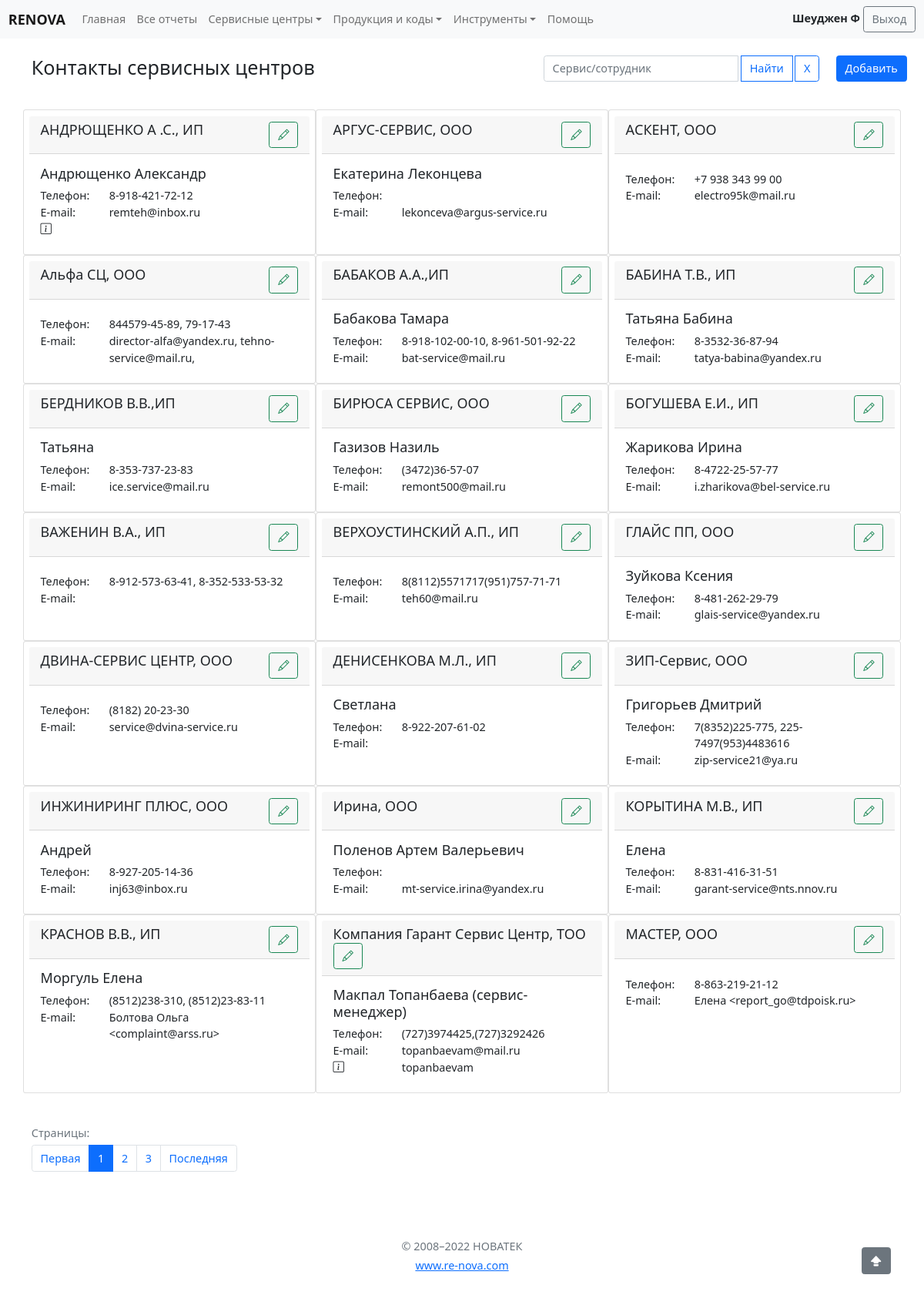
Page /centres/contacts-list/ (signed in) on the committed database.
### servicecentres/models.py (models this page shows, shortened)
class ServiceContacts(ChangeloggableMixin, models.Model):
    name = models.CharField(max_length=150, db_index=True, verbose_name='Фамилия, имя, отчетство')
    service_center = models.ForeignKey(ServiceCenters, on_delete=models.CASCADE, verbose_name='Сервисный центр')
    funct = models.CharField(max_length=150, blank=True, verbose_name='Должность')
    tel_num = models.CharField(max_length=50, blank=True, verbose_name='Телефон')
    email = models.EmailField(blank=True, verbose_name='E-mail')
    note = models.CharField(max_length=350, blank=True, verbose_name='Примечание')
    class Meta():
        verbose_name = 'Контакт'
        verbose_name_plural = 'Контакты'
        ordering = ['service_center__title', 'name']
    def get_absolute_url(self):
        return reverse('contact_update_page', kwargs={"pk": self.pk})

class ServiceCenters(ChangeloggableMixin, models.Model):
    code = models.CharField(max_length=50, db_index=True, verbose_name='Код', help_text='Код по 1С. Обязательное поле.')
    title = models.CharField(max_length=50, db_index=True, verbose_name='Наименование', help_text='Юридическое наименование. Обязательное поле.')
    city = models.CharField(max_length=50, verbose_name='Город', help_text='Город. Обязательное поле.')
    region = models.ForeignKey(ServiceRegions,  null=True,on_delete=models.PROTECT, verbose_name='Регион', help_text='Регион СЦ. Обязательное поле.')
    addr = models.CharField(max_length=350, blank=True, verbose_name='Адрес')
    post_addr = models.CharField(max_length=350, blank=True, verbose_name='Почтовый адрес')
    conditions = models.TextField(blank=True, verbose_name='Особыче условия')
    free_parts = models.BooleanField(default=False, verbose_name='Бесплатные запчасти')
    grade = models.FloatField(default=5, verbose_name='Рэйтинг', editable=False)
    note = models.TextField(blank=True, verbose_name='Примечание')
    is_active = models.BooleanField(default=True, verbose_name='Ативен')
    user = models.ForeignKey(User, related_name='user_centers', blank=True, null=True, on_delete=models.SET_NULL, verbose_name='Пользователь', limit_choices_to={'is_staff': False})
    staff_user = models.ForeignKey(User, related_name='staff_centers', blank=True, null=True, on_delete=models.SET_NULL, verbose_name='Менеджер', limit_choices_to={'is_staff': True})
    price_type = models.CharField(choices=BASE_PRICE_TYPE, max_length=100, verbose_name='Тип прайса',
                                  default=PRICE_LITE)
    class Meta():
        verbose_name = 'Сервисный центр'
        verbose_name_plural = 'Сервисные центры'
        ordering = ['title']
    def __str__(self):
        return self.title

### servicecentres/views.py (the view)
# urls.py: path('contacts-list/', ServiceCentersContactsList.as_view(), name='centres_contacts_page'),
class ServiceCentersContactsList(LoginRequiredMixin, StaffUserMixin, ListView):
    model = ServiceContacts
    template_name = 'servicecentres/centres_contacts_list.html'
    context_object_name = 'contacts'
    extra_context = {'title': 'Контакты сервисных центров'}
    paginate_by = 21
    def get_queryset(self):
        centres = ServiceContacts.objects.all()
        if self.request.GET.get("filter", '') != '':
            centres = centres.filter(Q(service_center__title__iregex=self.request.GET.get("filter")) | Q(name__iregex=self.request.GET.get("filter")))
        return centres

### main/models.py (called while the page is built)
def get_name(self):
    result = None
    if self:
        if self.last_name or self.first_name:
            if self.last_name:
                if self.first_name:
                    result = self.last_name+' '+self.first_name[0]
                else:
                    result = self.last_name
            else:
                result = self.first_name
        else:
            result = self.username
        return result
    return result

### main/my_validators.py (called while the page is built)
    def test_func(self):
        return self.request.user.is_active and self.request.user.is_staff

### main/templatetags/my_tags.py (called while the page is built)
@register.filter
def delspace(value):
    if value:
        res = value.split()
        if len(res) == 0:
            return 0
        else:
            return res
    return None

@register.simple_tag
def get_filters(request):
    res = ''
    for itm in request.GET:
        if itm != 'page':
            res = res + '&' + itm + '=' + request.GET.get(itm)
    return res

@register.filter(name='has_group')
def has_group(user, group_name):
    return user.groups.filter(name=group_name).exists()

@register.inclusion_tag('main/tag_show_base_price_links.html')
def show_base_price_links():
    from ..business_logic import BASE_PRICE_TYPE
    base_price_type = BASE_PRICE_TYPE
    return {'base_price_type': base_price_type, }

### servicecentres/templates/servicecentres/centres_contacts_list.html (shortened to what this page needs)
{% extends 'base.html' %}
{% load my_tags %}
{% block content %}
{% include 'inc/staff_navbar.html' %}
<div class="container">
    <main>
        <div class="row py-4 justify-content-between">
            <div class="col-md-7 text-start"><h3>{{ title }}</h3></div>
            {% if request.user|has_group:'GeneralStaff' or request.user.is_superuser %}
                <div class="col-1 text-end-lg order-last">
                    <a class="btn btn-primary" href="{% url 'contact_add_page' %}" role="button">Добавить</a>
                </div>
            {% endif %}
            <div class="col-lg-4 mb-3">
                <form class="row row-cols-lg-auto g-3 align-items-center justify-content-end" method="get">
                        <div class="input-group gap-1">
                            <input type="text" class="form-control" id="inlineFormInputGroupUsername" placeholder="Сервис/сотрудник" name="filter">
                            <button type="submit" class="btn btn-outline-primary">Найти</button>
                            <a class="btn btn-outline-primary" href="{% url 'centres_contacts_page' %}" role="button">Х</a>
                        </div>
                </form>
            </div>
        </div>
        {% if contacts %}
        <div class="row justify-content-center">
            {% for contact in contacts %}
            <div class="card col-lg-4 p-2">
                <h5 class="card-header">
                    <div class="row justify-content-between">
                        <div class="col-auto">
                            {{ contact.service_center }}
                        </div>
                        <div class="col-auto">
                            {% if request.user|has_group:"GeneralStaff" or request.user == contact.service_center.staff_user %}
                              <a href="{{ contact.get_absolute_url }}" class="btn btn-outline-success"><i class="bi bi-pencil"></i></a>
                            {% else %}
                            <a href="#" class="btn btn-outline-secondary disabled"><i class="bi bi-pencil"></i></a>
                            {% endif %}
                        </div>
                    </div>
                </h5>
                <div class="card-body">
                    <h5 class="card-title">{{ contact.name }}
                        {% if contact.funct %}
                        ({{ contact.funct}})
                        {% endif %}
                    </h5>
                    <div class="row">
                        <div class="col-3">Телефон:</div>
                        <div class="col-9">{{ contact.tel_num }}</div>
                    </div>
                    <div class="row">
                        <div class="col-3">E-mail:</div>
                        <div class="col-9">{{ contact.email }}</div>
                    </div>
                    {% if contact.note|delspace != 0 %}
                    <div class="row">
                        <div class="col-3">
                            <i class="bi bi-info-square"></i>
                        </div>
                        <div class="col-9">{{ contact.note }}</div>
                    </div>
                    {% endif %}
                </div>
            </div>
            {% endfor %}
        </div>
        {% else %}
        <h4 class="text-center text-muted">Ничего не найдено ...</h4>
        {% endif %}
    {% include 'inc/list_paginator.html' %}
</div>
{% include 'inc/footer.html' %}
{% endblock %}

### templates/base.html (shortened to what this page needs)
<!doctype html>
{% load static %}
<html lang="ru">
  <head>
    <link href="https://cdn.jsdelivr.net/npm/bootstrap@5.1.3/dist/css/bootstrap.min.css" rel="stylesheet">
    <link rel="stylesheet" href="https://cdn.jsdelivr.net/npm/bootstrap-icons@1.8.2/font/bootstrap-icons.css">
    <link href='{% static "style/my_style.css" %}' rel="stylesheet" type="text/css">
  </head>
  <body>
    {% block content %}Содержимое по умолчанию{% endblock content %}
  </body>
</html>

### templates/inc/staff_navbar.html (shortened to what this page needs)
{% load my_tags %}
<nav class="navbar sticky-top navbar-expand-lg navbar-light bg-light" aria-label="Fourth navbar example">
    <div class="container-fluid">
      <a class="navbar-brand" href="#"><strong>RENOVA</strong></a>
      <div class="collapse navbar-collapse" id="navbarsExample04">
        <ul class="navbar-nav me-auto mb-2 mb-md-0">
          <li class="nav-item">
            <a class="nav-link" aria-current="page" href="{% url 'staff_home' %}">Главная</a>
          </li>
          <li class="nav-item">
            <a class="nav-link" aria-current="page" href="{% url 'reports_list' %}">Все отчеты</a>
          </li>
          <li class="nav-item dropdown">
            <a class="nav-link dropdown-toggle" href="#" id="dropdown04" data-bs-toggle="dropdown" aria-expanded="false">Сервисные центры</a>
          </li>
          <li class="nav-item dropdown">
            <a class="nav-link dropdown-toggle" href="#" id="dropdown05" data-bs-toggle="dropdown" aria-expanded="false">Продукция и коды</a>
          </li>
          <li class="nav-item dropdown">
            <a class="nav-link dropdown-toggle" href="#" id="dropdown06" data-bs-toggle="dropdown" aria-expanded="false">Инструменты</a>
          </li>
          <li class="nav-item">
            <a class="nav-link" aria-current="page" href="{% url 'help_page' %}">Помощь</a>
          </li>
        </ul>
        <div>
            <strong>{{ request.user }}</strong>
            <a class="btn btn-outline-secondary" href="{% url 'user_logout' %}" role="button">Выход</a>
        </div>
      </div>
    </div>
  </nav>

### templates/inc/list_paginator.html (shortened to what this page needs)
{% load my_tags %}
{% if page_obj.paginator.num_pages > 1 %}
    {% if  page_obj.paginator.num_pages <= 10 %}
      {%  for p in page_obj.paginator.page_range %}
        {% if p == page_obj.number %}
          <li class="page-item active"><a class="page-link" href="?page={{ p }}{% get_filters request %}">{{ p }}</a></li>
        {% else %}
          <li class="page-item"><a class="page-link" href="?page={{ p }}{% get_filters request %}">{{ p }}</a></li>
        {% endif %}
      {% endfor %}
    {% endif %}
    <li class="page-item">
      <a class="page-link" href="?page={{ page_obj.paginator.num_pages }}{% get_filters request %}">Последняя</a>
    </li>
{% endif %}

### templates/inc/footer.html
<footer class="my-5 pt-5 text-muted text-center text-small">
    <p class="mb-1">© 2008–2022 НОВАТЕК</p>
    <ul class="list-inline">
        <li class="list-inline-item"><a href="http:\\www.re-nova.com">www.re-nova.com</a></li>
    </ul>
</footer>

### static/style/my_style.css (style rules this page uses)
html { font-size: 1rem; }
@media (max-width: 1400px) { html { font-size: 0.95rem; } }
@media (max-width: 1200px) { html { font-size: 0.9rem; } }

### rows in the picture
ServiceContacts: service_center "АНДРЮЩЕНКО А .С., ИП", name "Андрющенко Александр", tel_num "8-918-421-72-12", email "remteh@inbox.ru"
ServiceContacts: service_center "АРГУС-СЕРВИС, ООО", name "Екатерина Леконцева", email "lekonceva@argus-service.ru"
ServiceContacts: service_center "АСКЕНТ, ООО", tel_num "+7 938 343 99 00", email "electro95k@mail.ru"
ServiceContacts: service_center "Альфа СЦ, ООО", tel_num "844579-45-89, 79-17-43", email "director-alfa@yandex.ru, tehno-service@mail.ru,"
ServiceContacts: service_center "БАБАКОВ А.А.,ИП", name "Бабакова Тамара", tel_num "8-918-102-00-10, 8-961-501-92-22", email "bat-service@mail.ru"
ServiceContacts: service_center "БАБИНА Т.В., ИП", name "Татьяна Бабина", tel_num "8-3532-36-87-94", email "tatya-babina@yandex.ru"
ServiceContacts: service_center "БЕРДНИКОВ В.В.,ИП", name "Татьяна", tel_num "8-353-737-23-83", email "ice.service@mail.ru"
ServiceContacts: service_center "БИРЮСА СЕРВИС, ООО", name "Газизов Назиль", tel_num "(3472)36-57-07", email "remont500@mail.ru"
ServiceContacts: service_center "БОГУШЕВА Е.И., ИП", name "Жарикова Ирина", tel_num "8-4722-25-57-77", email "i.zharikova@bel-service.ru"
ServiceContacts: service_center "ВАЖЕНИН В.А., ИП", tel_num "8-912-573-63-41, 8-352-533-53-32"
ServiceContacts: service_center "ВЕРХОУСТИНСКИЙ А.П., ИП", tel_num "8(8112)5571717(951)757-71-71", email "teh60@mail.ru"
ServiceContacts: service_center "ГЛАЙС ПП, ООО", name "Зуйкова Ксения", tel_num "8-481-262-29-79", email "glais-service@yandex.ru"
ServiceContacts: service_center "ДВИНА-СЕРВИС ЦЕНТР, ООО", tel_num "(8182) 20-23-30", email "service@dvina-service.ru"
ServiceContacts: service_center "ДЕНИСЕНКОВА М.Л., ИП", name "Светлана", tel_num "8-922-207-61-02"
ServiceContacts: service_center "ЗИП-Сервис, ООО", name "Григорьев Дмитрий", tel_num "7(8352)225-775, 225-7497(953)4483616", email "zip-service21@ya.ru"
ServiceContacts: service_center "ИНЖИНИРИНГ ПЛЮС, ООО", name "Андрей", tel_num "8-927-205-14-36", email "inj63@inbox.ru"
ServiceContacts: service_center "Ирина, ООО", name "Поленов Артем Валерьевич", email "mt-service.irina@yandex.ru"
ServiceContacts: service_center "КОРЫТИНА М.В., ИП", name "Елена", tel_num "8-831-416-31-51", email "garant-service@nts.nnov.ru"
ServiceContacts: service_center "КРАСНОВ В.В., ИП", name "Моргуль Елена", tel_num "(8512)238-310, (8512)23-83-11", email "Болтова Ольга <complaint@arss.ru>"
ServiceContacts: service_center "Компания Гарант Сервис Центр, ТОО", name "Макпал Топанбаева", funct "сервис-менеджер", tel_num "(727)3974425,(727)3292426", email "topanbaevam@mail.ru", note "topanbaevam"
ServiceContacts: service_center "МАСТЕР, ООО", tel_num "8-863-219-21-12", email "Елена <report_go@tdpoisk.ru>"

### other values in the picture
{{ request.user }} "Шеуджен Ф"
{{ title }} "Контакты сервисных центров"
{{ p }} "1"
{{ p }} "2" "3"
